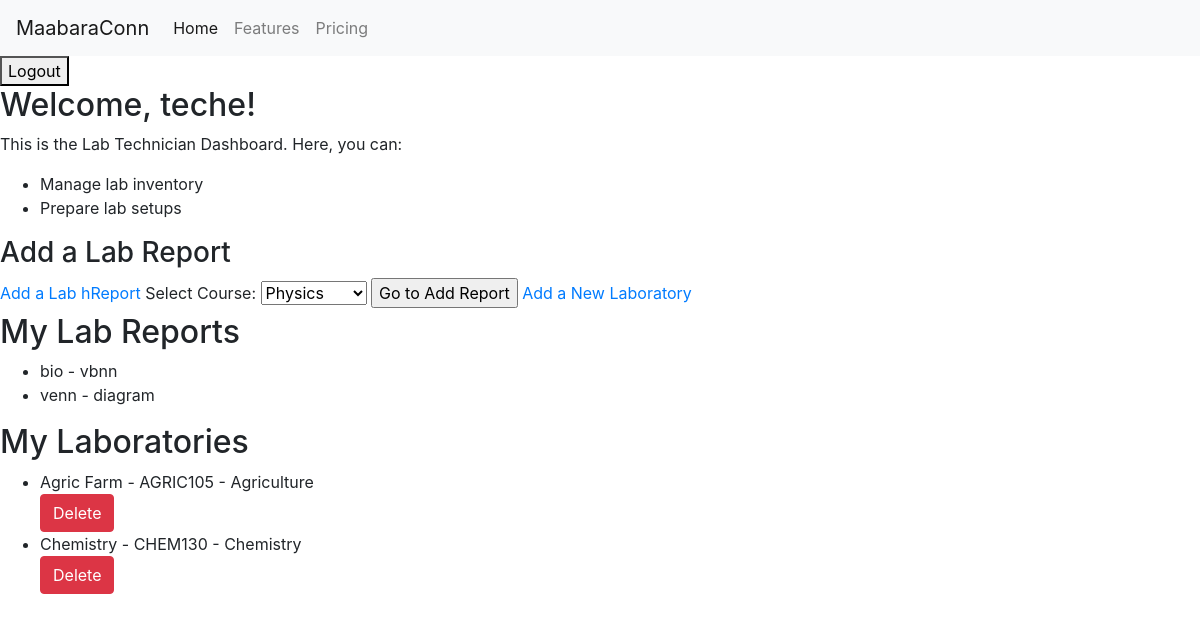
The page /users/dashboard/ (signed in) on the database as committed earlier.
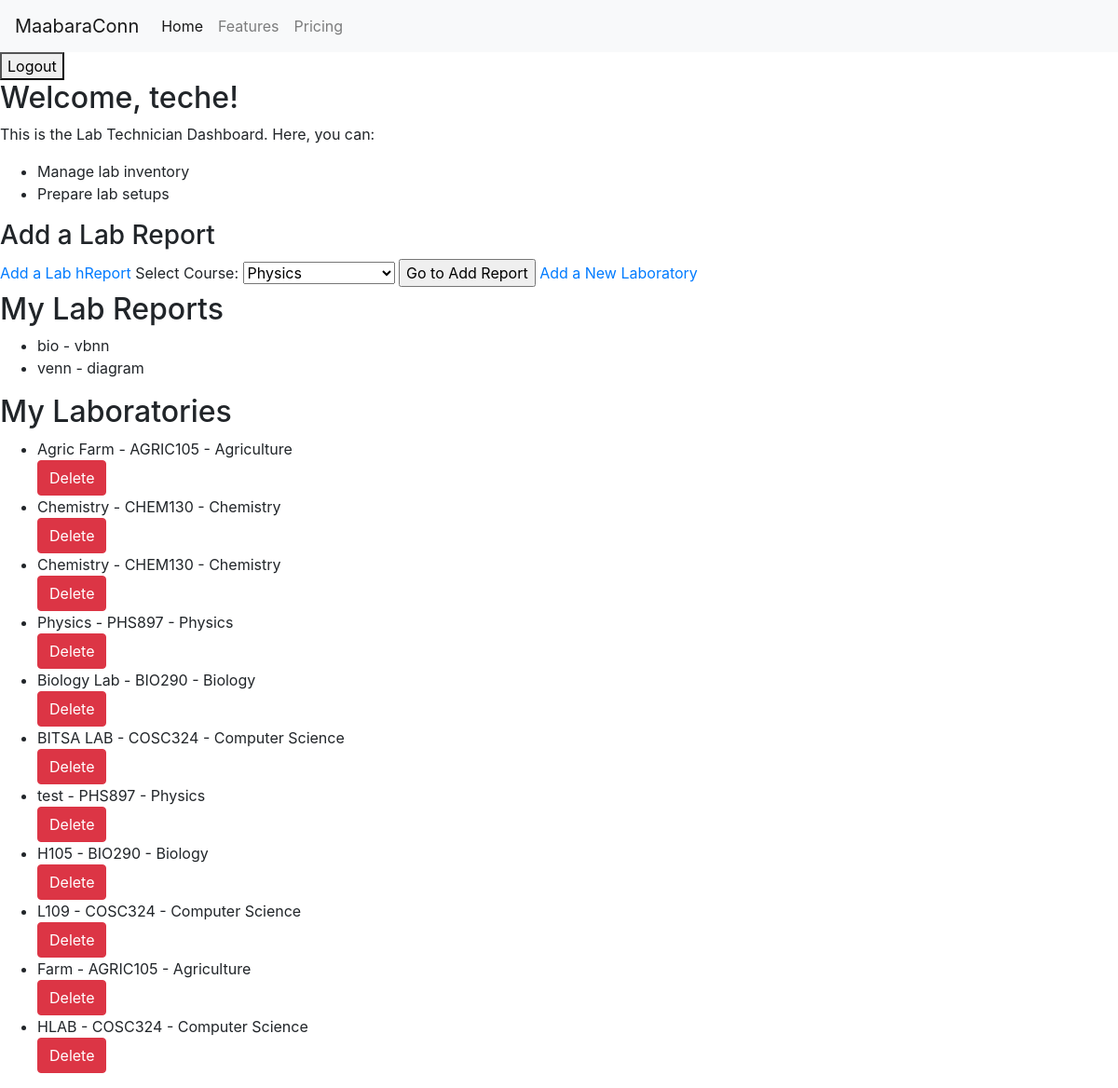
The same page on the database as committed later.
### users/models.py (models this page shows, shortened)
class User(AbstractUser):
    class Role(models.TextChoices):
        STUDENT = 'ST', _('Student')
        LAB_TECH = 'LT', _('Lab Technician')
        LECTURER = 'LE', _('Lecturer')
    role = models.CharField(
        max_length=2,
        choices=Role.choices,
        default=Role.STUDENT,
    )
    groups = models.ManyToManyField(Group, verbose_name=_('groups'), blank=True, help_text=_(
        'The groups this user belongs to. A user will get all permissions granted to each of their groups.'),
        related_name="user_set_custom",
        related_query_name="user",
    )
    user_permissions = models.ManyToManyField(
        Permission,
        verbose_name=_('user permissions'),
        blank=True,
        help_text=_('Specific permissions for this user.'),
        related_name="user_set_custom",
        related_query_name="user",
    )

class LabReport(models.Model):
    creator = models.ForeignKey(
        settings.AUTH_USER_MODEL, on_delete=models.CASCADE, related_name='lab_reports')
    course = models.ForeignKey(
        Course, on_delete=models.CASCADE, related_name='lab_reports')
    title = models.CharField(max_length=255)
    description = models.TextField()
    laboratory = models.ForeignKey(
        Laboratory, on_delete=models.CASCADE, related_name='lab_reports', null=True)
    document = models.FileField(upload_to='lab_reports/')
    submitted_at = models.DateTimeField(auto_now_add=True)
    status = models.CharField(max_length=100, default='Pending')

class Laboratory(models.Model):
    course = models.ForeignKey(
        Course, on_delete=models.CASCADE, related_name='laboratories')
    name = models.CharField(max_length=255)
    creator = models.ForeignKey(
        settings.AUTH_USER_MODEL, on_delete=models.CASCADE, related_name='laboratories')

class Course(models.Model):
    name = models.CharField(max_length=255, unique=True)
    code = models.CharField(max_length=10, unique=True)
    lecturer = models.ForeignKey(
        User, on_delete=models.CASCADE, related_name='courses')
    def __str__(self):
        return f"{self.code} - {self.name}"
    student = models.ManyToManyField(
        User, related_name='enrolled_courses', blank=False)

### users/views.py (the view, shortened to what this page needs)
# urls.py: path('dashboard/', views.dashboard, name='dashboard'),
@login_required
def dashboard(request):
    if request.user.role == User.Role.STUDENT:
        courses = Course.objects.filter(
            student=request.user)  # Example query
        lab_reports = LabReport.objects.filter(
            creator=request.user)  # Example query
        grades = Grade.objects.filter(
            lab_report__creator=request.user)  # Example query
        enrolled_courses = request.user.enrolled_courses.all()
        available_courses = Course.objects.exclude(
            id__in=enrolled_courses.values_list('id', flat=True))
        lab_reports = LabReport.objects.filter(creator=request.user)
        grades = Grade.objects.filter(lab_report__creator=request.user)
        context = {
            'enrolled_courses': enrolled_courses,
            'available_courses': available_courses,
            'lab_reports': lab_reports,
            'grades': grades,
            'courses': courses
        }
        return render(request, 'users/student_dashboard.html', context)
    elif request.user.role == User.Role.LAB_TECH:
        lab_reports_to_process = LabReport.objects.filter(
            status='Processing')  # Example query
        courses = Course.objects.all()
        course_id = Course.objects.first().id
        my_laboratories = Laboratory.objects.filter(creator=request.user)
        my_lab_reports = LabReport.objects.filter(creator=request.user)
        context = {
            'my_laboratories': my_laboratories,
            'my_lab_reports': my_lab_reports,
            'course_id': course_id,
            'courses': courses,
            'lab_reports_to_process': lab_reports_to_process,
        }
        return render(request, 'users/labtech_dashboard.html', context)
    else:
        return HttpResponse("Your role is not defined for a specific dashboard.")

### users/templates/users/labtech_dashboard.html (shortened to what this page needs)
{% extends 'base.html' %} {% block content %}
<h2>Welcome, {{ request.user.username }}!</h2>
<p>This is the Lab Technician Dashboard. Here, you can:</p>
<ul>
  <li>Manage lab inventory</li>
  <li>Prepare lab setups</li>
</ul>
<h3>Add a Lab Report</h3>
<a href="" id="addLabReportLink">Add a Lab hReport</a>
  <label for="course">Select Course:</label>
  <select name="course_id" id="courseSelect">
    {% for course in courses %}
    <option value="{{ course.id }}">{{ course.name }}</option>
    {% endfor %}
  </select>
  <input type="submit" value="Go to Add Report" />
<a href="{% url 'add_laboratory' %}">Add a New Laboratory</a>
<h2>My Lab Reports</h2>
<ul>
  {% for report in my_lab_reports %}
    <li>{{ report.title }} - {{ report.description }}</li>
  {% empty %}
    <p>No lab reports found.</p>
  {% endfor %}
</ul>
<h2>My Laboratories</h2>
<ul>
  {% for laboratory in my_laboratories %}
    <li>{{ laboratory.name }} - {{ laboratory.course }}<div>
      <a href="{% url 'delete_laboratory' laboratory.id %}" class="btn btn-danger" onclick="return confirm('Are you sure you want to delete this laboratory?');">Delete</a>
  </div> </li>
  {% empty %}
    <p>No laboratories found.</p>
  {% endfor %}
</ul>
{% endblock %}

### users/templates/base.html (shortened to what this page needs)
<!DOCTYPE html>
<html lang="en">
  <head>
    {% load static %}
    <link rel="stylesheet" href="{% static 'css/bootstrap.min.css' %}" />
    <link
      rel="stylesheet"
      href="https://stackpath.bootstrapcdn.com/bootstrap/4.5.2/css/bootstrap.min.css"
    />
  </head>
    <nav class="navbar navbar-expand-lg navbar-light bg-light">
      <a class="navbar-brand" href="#">MaabaraConn</a>
      <div class="collapse navbar-collapse" id="navbarNav">
        <ul class="navbar-nav">
          <li class="nav-item active">
            <a class="nav-link" href="#"
              >Home <span class="sr-only">(current)</span></a
            >
          </li>
          <li class="nav-item">
            <a class="nav-link" href="#">Features</a>
          </li>
          <li class="nav-item">
            <a class="nav-link" href="#">Pricing</a>
          </li>
        </ul>
      </div>
    </nav>
    <form action="{% url 'logout' %}" method="post">
      <button type="submit">Logout</button>
    </form>
    {% block content %}{% endblock %}
  </body>
</html>

Rows that differ between the two databases and show on the page:
added Laboratory: name "Chemistry", course "CHEM130 - Chemistry"
added Laboratory: name "Physics", course "PHS897 - Physics"
added Laboratory: name "Biology Lab", course "BIO290 - Biology"
added Laboratory: name "BITSA LAB", course "COSC324 - Computer Science"
added Laboratory: name "test", course "PHS897 - Physics"
added Laboratory: name "H105", course "BIO290 - Biology"
added Laboratory: name "L109", course "COSC324 - Computer Science"
added Laboratory: name "Farm", course "AGRIC105 - Agriculture"
added Laboratory: name "HLAB", course "COSC324 - Computer Science"
